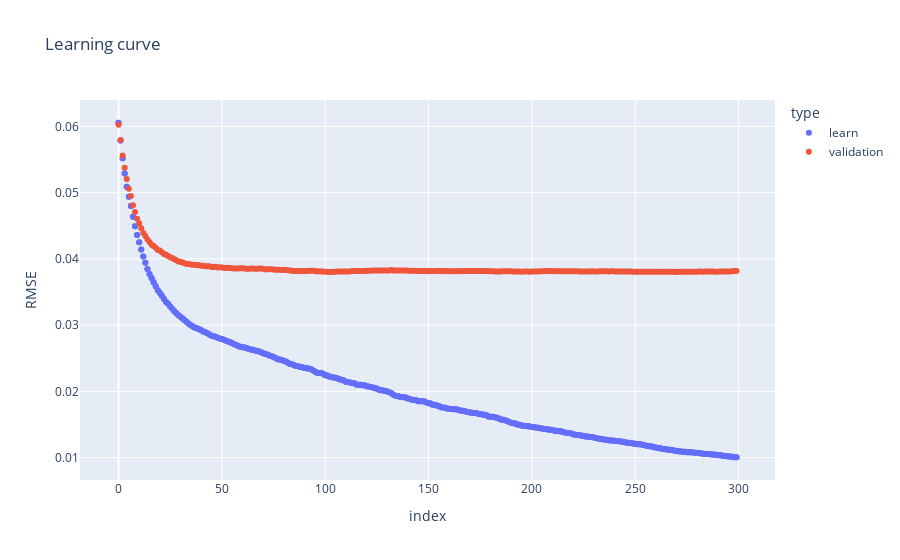

Write notebook code for a chart like this one.
### Code cell
# num_leaves << 2^(max_depth)

cbr = CatBoostRegressor(
    learning_rate=0.1,
    iterations=300,
#     depth=6,
#     max_leaves=30,
#     subsample=0.9,
#     penalties_coefficient=1,
#     l2_leaf_reg=10,
    min_data_in_leaf=5,
    grow_policy='Lossguide', # SymmetricTree, Lossguide, Depthwise, Region
    boost_from_average=True,
    eval_metric='RMSE',
    od_type='IncToDec' # IncToDec, Iter
)

history = cbr.fit(X=X_train, y=y_train,
                  eval_set = eval_set, verbose=0)

y_pred_train = cbr.predict(X_train)
y_pred_val = cbr.predict(X_val)

train_rmse = mean_squared_error(y_true=y_train, y_pred=y_pred_train, squared=False)
val_rmse = mean_squared_error(y_true=y_val, y_pred=y_pred_val, squared=False)
print(f'RMSE Train: {train_rmse: .8f}')
print(f'RMSE Valid: {val_rmse: .8f}\tRatio (val/train): {val_rmse/train_rmse: .5f}')

plot_history(history, metric_key='RMSE')

### Figure 1 — Plotly figure (JSON) as saved in the notebook; plotly's stock layout.template omitted (floating-point values rounded to 4 significant figures; data arrays with more than 128 entries replaced by an {"elided": "..."} marker saying what was removed)
{"data": [{"hovertemplate": "type=learn<br>index=%{x}<br>RMSE=%{y}<extra></extra>", "legendgroup": "learn", "marker": {"color": "#636efa", "symbol": "circle"}, "mode": "markers", "name": "learn", "showlegend": true, "type": "scatter", "x": {"elided": "600 int values"}, "xaxis": "x", "y": {"elided": "600 float values"}, "yaxis": "y"}, {"hovertemplate": "type=validation<br>index=%{x}<br>RMSE=%{y}<extra></extra>", "legendgroup": "validation", "marker": {"color": "#EF553B", "symbol": "circle"}, "mode": "markers", "name": "validation", "showlegend": true, "type": "scatter", "x": {"elided": "300 int values"}, "xaxis": "x", "y": {"elided": "300 float values"}, "yaxis": "y"}], "layout": {"legend": {"title": {"text": "type"}, "tracegroupgap": 0}, "title": {"text": "Learning curve"}, "xaxis": {"anchor": "y", "domain": [0, 1], "title": {"text": "index"}}, "yaxis": {"anchor": "x", "domain": [0, 1], "title": {"text": "RMSE"}}}}
